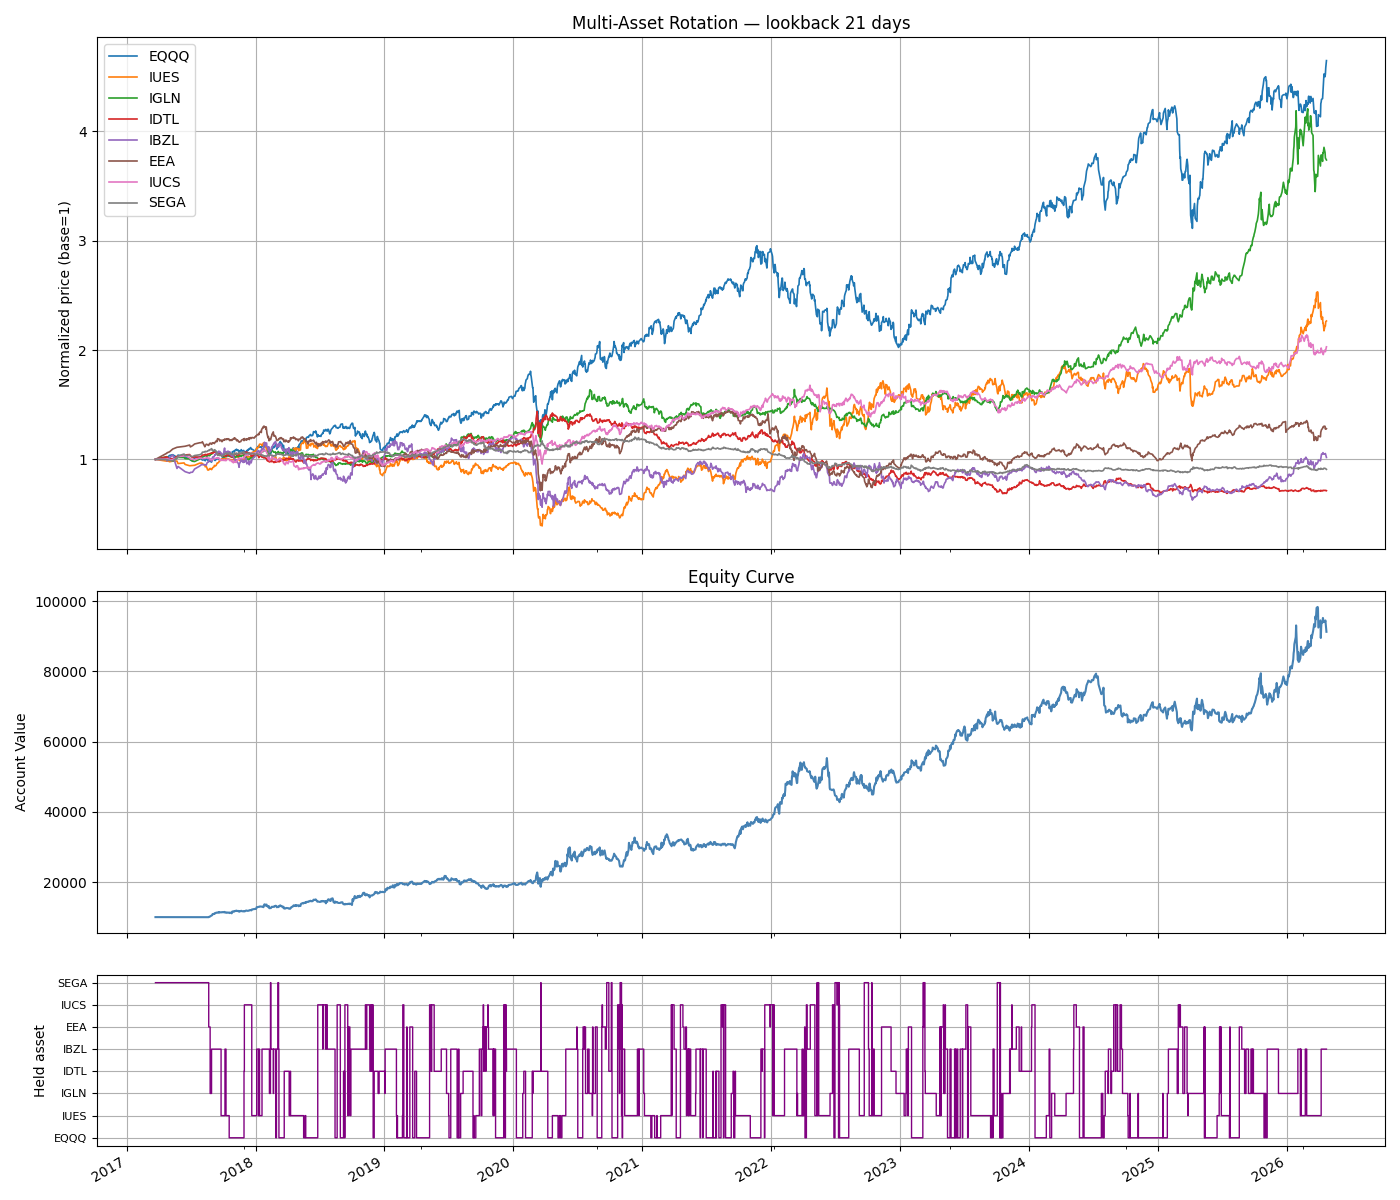

Reproduce this figure in Python.
"""
Backtest - Multi-Asset Rotation (Antonacci Dual Momentum)

Each day compute N-day momentum for risky assets (QQQ, TLT, GLD) and safe asset (SHY).

Selection rules:
  1. Relative momentum: find risky asset with highest N-day return.
  2. Absolute momentum: if the best risky asset has negative momentum → hold SHY instead.

Signal checked daily. Trade at next open when the selected asset changes.

This is Antonacci's Dual Momentum correctly implemented:
- In bear markets QQQ momentum turns negative → rotates to TLT or GLD
- If bonds and gold also negative → SHY (cash equivalent)

Grid search: lookback window (21-252 days)
"""

import os
import sys
import itertools
import pandas as pd
import numpy as np
import matplotlib.pyplot as plt

_ALGO_ROOT = os.path.dirname(os.path.dirname(os.path.abspath(__file__)))
if _ALGO_ROOT not in sys.path:
    sys.path.insert(0, _ALGO_ROOT)
from data_loader import load_all


DEFAULT_RISKY  = ('QQQ', 'TLT', 'GLD')
DEFAULT_SAFE   = 'SHY'

TICKER_NAMES: dict = {
    'EQQQ': 'Invesco NASDAQ-100', 'QQQ':  'Invesco NASDAQ-100',
    'IUES': 'S&P 500 Energy',     'IGLN': 'Physical Gold',
    'IDTL': 'Treasury 20+yr',     'IBTM': 'Treasury 7-10yr',
    'IBZL': 'MSCI Brazil',        'EEA':  'MSCI E.Europe',
    'IUCS': 'S&P 500 Cons.Stpls', 'SEGA': 'Euro Agg Bond',
    'TLT':  'iSh 20+yr Treasury', 'GLD':  'SPDR Gold',
    'SHY':  'iSh 1-3yr Treasury',
}


def _ticker_label(t: str) -> str:
    return f'{t} — {TICKER_NAMES[t]}' if t in TICKER_NAMES else t


def fetch_all(assets, period='5y'):
    """Load Open+Close for each asset. Returns dict {ticker: df}."""
    return load_all(list(assets), period=period)


def align_assets(dfs, assets):
    """Inner-join Close and Open DataFrames across all assets on common trading days."""
    closes = pd.DataFrame({t: dfs[t]['Close'] for t in assets}).dropna()
    opens  = pd.DataFrame({t: dfs[t]['Open']  for t in assets}).dropna()
    return closes, opens


def select_asset(mom_row, risky_assets, safe_asset):
    """
    Relative + absolute momentum selection:
    - Pick risky asset with highest momentum.
    - If that momentum <= 0, fall back to safe_asset.
    """
    risky_mom = {t: float(mom_row[t]) for t in risky_assets if not pd.isna(mom_row[t])}
    if not risky_mom:
        return safe_asset
    best = max(risky_mom, key=risky_mom.get)
    return best if risky_mom[best] > 0 else safe_asset


def max_drawdown(equity):
    roll_max = equity.cummax()
    return ((equity - roll_max) / roll_max).min()


def compute_stats(equity_series, initial_capital, closed_trades, bh_close=None):
    trades_df = pd.DataFrame(closed_trades)
    total_return = equity_series.iloc[-1] / initial_capital - 1.0
    years = (equity_series.index[-1] - equity_series.index[0]).days / 365.25
    cagr = (equity_series.iloc[-1] / initial_capital) ** (1 / years) - 1 if years > 0 else np.nan
    if bh_close is not None and years > 0:
        bh_cagr = (float(bh_close.iloc[-1]) / float(bh_close.iloc[0])) ** (1 / years) - 1
    else:
        bh_cagr = np.nan
    md = max_drawdown(equity_series)
    if len(trades_df) > 0 and 'pnl' in trades_df.columns:
        win_rate = len(trades_df[trades_df['pnl'] > 0]) / len(trades_df)
        avg_pnl = trades_df['pnl'].mean()
        trade_returns = (trades_df['exit_price'] - trades_df['entry_price']) / trades_df['entry_price']
        avg_trade_return = trade_returns.mean()
        max_trade_gain = trade_returns.max()
        max_trade_drop = trade_returns.min()
    else:
        win_rate = avg_pnl = avg_trade_return = max_trade_gain = max_trade_drop = np.nan
    return {
        'total_return': total_return, 'cagr': cagr, 'bh_cagr': bh_cagr,
        'max_drawdown': md, 'n_trades_closed': len(trades_df),
        'win_rate': win_rate, 'avg_pnl': avg_pnl,
        'avg_trade_return': avg_trade_return,
        'max_trade_gain': max_trade_gain, 'max_trade_drop': max_trade_drop,
        'trades_df': trades_df,
    }


def print_stats(stats, initial_capital, equity_series, lookback, risky_assets, safe_asset, out_paths):
    print('Multi-Asset Rotation backtest summary:')
    print(f'Initial capital:          {initial_capital:,.2f}')
    print(f'Lookback window:          {lookback} days')
    print(f'Risky assets:             {list(risky_assets)}')
    print(f'Safe asset:               {safe_asset}')
    print(f'Final equity:             {equity_series.iloc[-1]:,.2f}')
    print(f'Total return:             {stats["total_return"]:.2%}')
    print(f'CAGR:                     {stats["cagr"]:.2%}')
    print(f'CAGR QQQ buy&hold:        {stats["bh_cagr"]:.2%}' if not pd.isna(stats['bh_cagr']) else 'CAGR QQQ buy&hold:        N/A')
    print(f'Max drawdown:             {stats["max_drawdown"]:.2%}')
    print(f'Number of rotations:      {stats["n_trades_closed"]}')
    if not pd.isna(stats['win_rate']):
        print(f'Win rate:                 {stats["win_rate"]:.2%}')
        print(f'Average return per hold:  {stats["avg_trade_return"]:.2%}')
        print(f'Max gain per hold:        {stats["max_trade_gain"]:.2%}')
        print(f'Max drop per hold:        {stats["max_trade_drop"]:.2%}')
    print(f'Rotations CSV:            {out_paths["trades_csv"]}')
    print(f'Plot:                     {out_paths["fig_path"]}')


def save_plots(closes, equity_series, held_asset_list, stats, lookback, risky_assets, safe_asset, out_dir):
    trades_df = stats['trades_df'].copy()
    if len(trades_df) > 0:
        trades_df['entry_date'] = pd.to_datetime(trades_df['entry_date'])
        trades_df['exit_date']  = pd.to_datetime(trades_df['exit_date'])

    all_assets = list(risky_assets) + [safe_asset]
    colors = {'QQQ': 'tab:blue', 'TLT': 'tab:orange', 'GLD': 'tab:green',
              'SHY': 'gray', 'CASH': 'gray'}

    fig, (ax_price, ax_equity, ax_held) = plt.subplots(
        3, 1, sharex=True, figsize=(14, 12),
        gridspec_kw={'height_ratios': [3, 2, 1]}
    )

    for t in all_assets:
        if t in closes.columns:
            norm = closes[t] / float(closes[t].iloc[0])
            norm.plot(ax=ax_price, label=_ticker_label(t), color=colors.get(t), linewidth=1.2)
    ax_price.set_title(f'Multi-Asset Rotation — lookback {lookback} days')
    ax_price.set_ylabel('Normalized price (base=1)')
    ax_price.legend()
    ax_price.grid(True)

    equity_series.plot(ax=ax_equity, color='steelblue')
    ax_equity.set_title('Equity Curve')
    ax_equity.set_ylabel('Account Value')
    ax_equity.grid(True)

    held_series = pd.Series(held_asset_list, index=equity_series.index)
    asset_codes = {a: i for i, a in enumerate(all_assets)}
    held_numeric = held_series.map(asset_codes).fillna(-1)
    held_numeric.plot(ax=ax_held, drawstyle='steps-post', color='purple', linewidth=1)
    ax_held.set_yticks(list(asset_codes.values()))
    ax_held.set_yticklabels(list(asset_codes.keys()), fontsize=8)
    ax_held.set_ylabel('Held asset')
    ax_held.grid(True)

    fig.tight_layout()
    out_fig = os.path.join(out_dir, 'backtest_multi_asset.png')
    fig.savefig(out_fig)
    plt.close(fig)
    return out_fig


def run_backtest_multi_asset(period='5y', initial_capital=10000.0,
                              lookback=126,
                              risky_assets=DEFAULT_RISKY,
                              safe_asset=DEFAULT_SAFE,
                              verbose=True, dfs=None):
    out_dir = os.path.dirname(__file__)
    all_assets = list(risky_assets) + [safe_asset]

    if dfs is None:
        print('Downloading asset data...')
        dfs = fetch_all(all_assets, period)

    closes, opens = align_assets(dfs, all_assets)
    if closes.empty:
        raise ValueError('No overlapping trading days across assets.')

    momentum = closes / closes.shift(lookback) - 1

    cash = float(initial_capital)
    shares = 0.0
    current_asset = None
    entry_price = None
    entry_date  = None
    entry_idx   = None

    equity_list    = []
    equity_dates   = []
    held_asset_list = []
    closed_trades  = []

    for i in range(len(closes)):
        date  = closes.index[i]
        price = float(closes[current_asset].iat[i]) if current_asset else 0.0

        eq = cash + shares * price
        equity_list.append(eq)
        equity_dates.append(date)
        held_asset_list.append(current_asset or safe_asset)

        if i < lookback or momentum.iloc[i].isna().all():
            continue

        target = select_asset(momentum.iloc[i], risky_assets, safe_asset)

        if target != current_asset and i + 1 < len(closes):
            next_date = closes.index[i + 1]

            # Close current position
            if current_asset is not None and shares > 0:
                exit_px = float(opens[current_asset].iat[i + 1])
                proceeds = shares * exit_px
                pnl = proceeds - shares * entry_price
                closed_trades.append({
                    'asset': current_asset,
                    'entry_date': entry_date, 'entry_price': entry_price,
                    'exit_date': next_date,   'exit_price': exit_px,
                    'shares': shares, 'pnl': pnl, 'held_days': i + 1 - entry_idx,
                })
                cash = proceeds
                shares = 0.0

            # Open new position
            buy_px = float(opens[target].iat[i + 1])
            shares = cash / buy_px
            cash  -= shares * buy_px
            current_asset = target
            entry_price   = buy_px
            entry_date    = next_date
            entry_idx     = i + 1

    equity_series = pd.Series(equity_list, index=equity_dates)
    bh_close = closes['QQQ'] if 'QQQ' in closes.columns else None
    stats = compute_stats(equity_series, initial_capital, closed_trades, bh_close=bh_close)

    trades_csv = fig_path = None
    if verbose:
        trades_csv = os.path.join(out_dir, 'trades_detail_multi_asset.csv')
        stats['trades_df'].to_csv(trades_csv, index=False)
        fig_path = save_plots(closes, equity_series, held_asset_list, stats,
                               lookback, risky_assets, safe_asset, out_dir)
        print_stats(stats, initial_capital, equity_series, lookback, risky_assets, safe_asset,
                    {'trades_csv': trades_csv, 'fig_path': fig_path})

    def _f(v):
        return round(float(v), 3) if not pd.isna(v) else None

    return {
        'initial_capital': float(initial_capital),
        'final_equity': _f(equity_series.iloc[-1]),
        'total_return': _f(stats['total_return']),
        'cagr': _f(stats['cagr']),
        'bh_cagr': _f(stats['bh_cagr']),
        'max_drawdown': _f(stats['max_drawdown']),
        'n_trades_closed': int(stats['n_trades_closed']),
        'win_rate': _f(stats['win_rate']),
        'avg_trade_return': _f(stats['avg_trade_return']),
        'max_trade_gain': _f(stats['max_trade_gain']),
        'max_trade_drop': _f(stats['max_trade_drop']),
        'fig_path': fig_path,
        'trades_csv': trades_csv,
    }


def grid_search(period='5y', initial_capital=10000.0,
                lookback_values=(21, 42, 63, 126, 189, 252),
                risky_assets=DEFAULT_RISKY,
                safe_asset=DEFAULT_SAFE,
                maximize='cagr'):
    all_assets = list(risky_assets) + [safe_asset]
    print(f'Grid search: {len(lookback_values)} combinations...')
    print('Downloading all asset data once...')
    dfs = fetch_all(all_assets, period)

    results = []
    for lb in lookback_values:
        try:
            res = run_backtest_multi_asset(
                period=period, initial_capital=initial_capital,
                lookback=lb, risky_assets=risky_assets, safe_asset=safe_asset,
                verbose=False, dfs=dfs,
            )
            results.append({
                'lookback': lb,
                'cagr': res['cagr'], 'total_return': res['total_return'],
                'max_drawdown': res['max_drawdown'], 'win_rate': res['win_rate'],
                'n_trades': res['n_trades_closed'],
            })
        except Exception as e:
            print(f'  ERROR lookback={lb}: {e}')

    results_df = pd.DataFrame(results).sort_values(maximize, ascending=False).reset_index(drop=True)
    print(f'\nAll results by {maximize}:')
    print(results_df.to_string(index=False))

    out_dir = os.path.dirname(__file__)
    csv_path = os.path.join(out_dir, 'grid_search_results.csv')
    results_df.to_csv(csv_path, index=False)
    print(f'\nFull results saved to: {csv_path}')

    best = results_df.iloc[0]
    print(f'\n--- Best parameters (by {maximize}) ---')
    print(f'  lookback={int(best["lookback"])} days')
    print('Running full backtest with best parameters...\n')
    run_backtest_multi_asset(
        period=period, initial_capital=initial_capital,
        lookback=int(best['lookback']),
        risky_assets=risky_assets, safe_asset=safe_asset,
        verbose=True, dfs=dfs,
    )
    return results_df


if __name__ == '__main__':
    res = run_backtest_multi_asset(initial_capital=10000.0, lookback=126)
    print('\nRESULT:', res)
